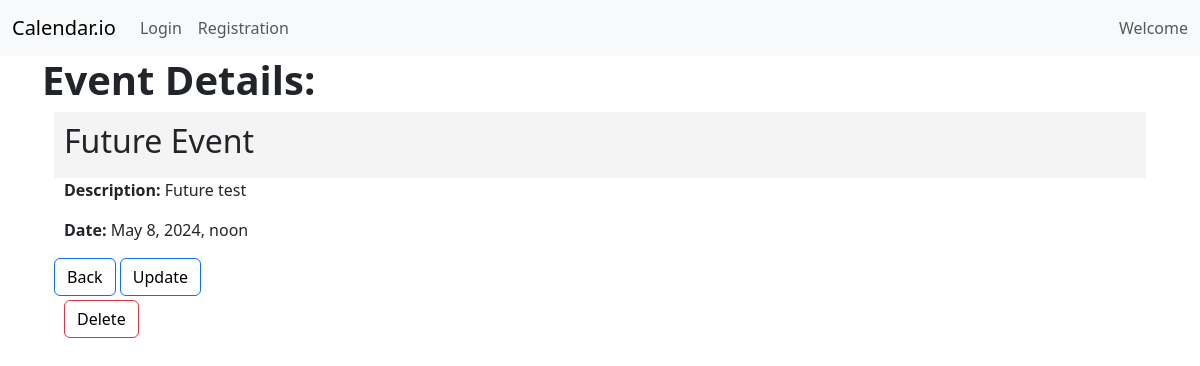
The page /event_detail/11 on the database its author committed.
### calendarAPP/models.py (models this page shows, shortened)
class Event(models.Model):
    event_id = models.AutoField(primary_key=True)
    title = models.CharField(max_length=100)
    description = models.CharField(max_length=300)
    event_date = models.DateTimeField()
    users_event = models.ForeignKey(User, on_delete=models.CASCADE) # Each event is associated with one user

### calendarAPP/views.py (the view)
# urls.py: path('event_detail/<int:pk>',views.event_detail, name="event_detail"),
def event_detail(request, pk):
    event = Event.objects.get(pk = pk)
    return render(request, 'calendarAPP/event_detail.html', {'event': event})

### calendarAPP/templates/calendarAPP/event_detail.html (shortened to what this page needs)
<!DOCTYPE html>
{% extends 'calendarAPP/base.html' %}
        {% block content %}
        <h1><b>Event Details: </b></h1>
    {% if event %}
    <div class="container" id="card">
       <div id = 'title'><h2>{{event.title}} </h2></div>
        <div id = 'desc'><p><b>Description: </b>{{event.description}}</p>
        <p><b>Date: </b>{{event.event_date}}</p></div>
      <div id = 'button'>
        <a class = "btn btn-primary" href="{% url "cal:home"%}">Back</a>
        <a class = "btn btn-primary" href="{% url "cal:update_event" event.event_id %}"> Update</a>
      </div>
        <div id ='deleteButton'>
          <a class = "btn btn-danger" href="{% url "cal:delete" event.event_id%}">Delete</a>
        </div>
    </div>
    {% endif %}
  {%endblock content%}

### calendarAPP/static/calendarAPP/css/styles.css (style rules this page uses)
a { color: #17a2b8; }
.btn { outline: none; color: black; background-color: transparent; box-shadow: 0 0 0 0; }
.container { justify-content: center; align-items: center; }
#title { background-color: rgba(244, 244, 244, 0.933); padding: 10px }
#deleteButton { size: 10px; margin-bottom: 10px; margin-left: 10px; padding-top: 2px; margin-top: 2px; }
#desc { margin-left: 10px; margin-bottom: 10px; }

### rows shown on the page
Event: title "Future Event", description "Future test", event_date "May 8, 2024, noon"
